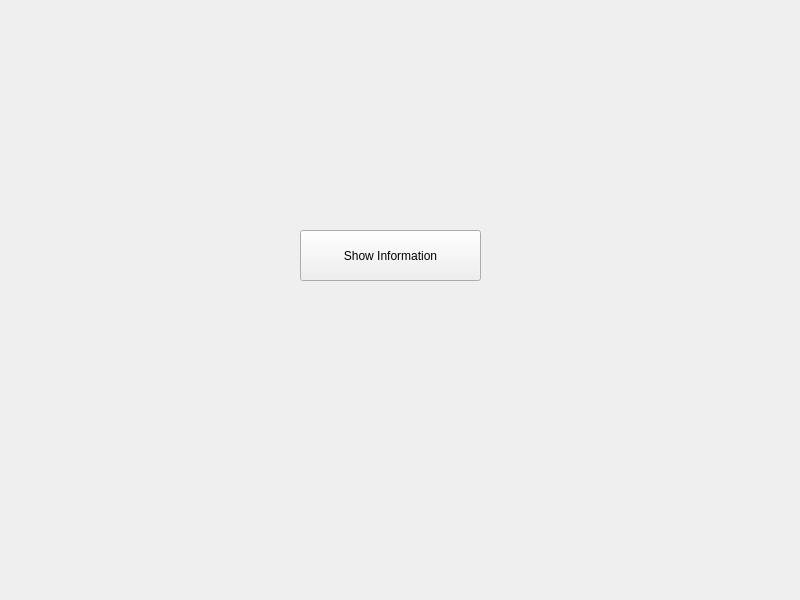
<?xml version="1.0" encoding="UTF-8"?>
<ui version="4.0">
 <class>Widget</class>
 <widget class="QWidget" name="Widget">
  <property name="geometry">
   <rect>
    <x>0</x>
    <y>0</y>
    <width>800</width>
    <height>600</height>
   </rect>
  </property>
  <property name="windowTitle">
   <string>Widget</string>
  </property>
  <widget class="QPushButton" name="showinfobutton">
   <property name="geometry">
    <rect>
     <x>300</x>
     <y>230</y>
     <width>181</width>
     <height>51</height>
    </rect>
   </property>
   <property name="text">
    <string>Show Information</string>
   </property>
  </widget>
 </widget>
 <resources/>
 <connections/>
</ui>
